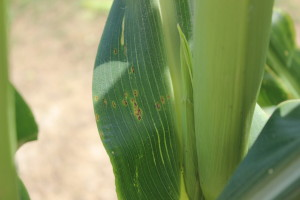
#> input picture Corn_Common_Rust (20).jpg, 300 x 200 px
$ jupyter execute --allow-errors iswearopencv.ipynb
#> lines starting #> are read from the running program, lines starting #| are printed output that depends on the picture; after the words box and inside, x2 and y2 are one past the last pixel; in counts of white or black regions, pixels touching at a corner belong together
[cell 1]
import numpy as np
import cv2 as cv
img = cv.imread('Corn_Common_Rust (20).jpg')
#> img is the input picture: shape (200, 300, 3); mean B, G, R 98.5, 148.7, 133.4
#> (the rest of this cell did not finish here and is left out)

#> (a cell that did not finish here is left out)

#> (a cell that did not finish here is left out)

#> (a cell that did not finish here is left out)

OKAY

[cell 5]
import tensorflow as tf

# [25 lines left out: functions conv2d_block, encoder_block, encoder, not called in this run]

[cell 6]
def bottleneck(inputs):
  bottle_neck = conv2d_block(inputs, n_filters=1024)
  return bottle_neck

[cell 7]
# [20 lines left out: functions decoder_block, decoder, not called in this run]

[cell 8]
OUTPUT_CHANNELS = 3

def unet():
  inputs = tf.keras.layers.Input(shape=(128, 128,3,))
  encoder_output, convs = encoder(inputs)

  bottle_neck = bottleneck(encoder_output)

  outputs = decoder(bottle_neck, convs, output_channels=OUTPUT_CHANNELS)
  model = tf.keras.Model(inputs=inputs, outputs=outputs)

  return model

#> (the rest of this cell did not finish here and is left out)

KILL MY SELF PLEASE OPENCV :_: :(((((((((((((((

[cell 9]
import cv2
import numpy as np

img = cv2.imread('C:/Users/aaaya/Desktop/Workspace/Mini-Project(Github)/Maize-Disease-detection/MiniProject/dataset/test/Corn_Blight (48).jpg')
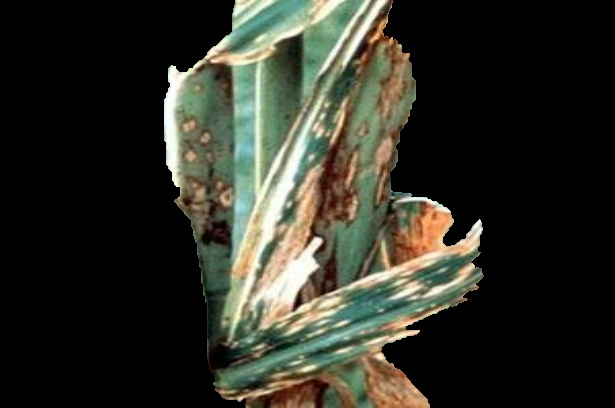
#> input picture MiniProject/dataset/test/Corn_Blight (48).jpg, 615 x 408 px, found by its file name
#> img is the input picture: shape (408, 615, 3); mean B, G, R 38.9, 48.3, 47.5
print(img.shape)
#| (408, 615, 3)


paintboard = np.zeros(img.shape, np.uint8)

img_gray = cv2.cvtColor(img, cv2.COLOR_BGR2GRAY)
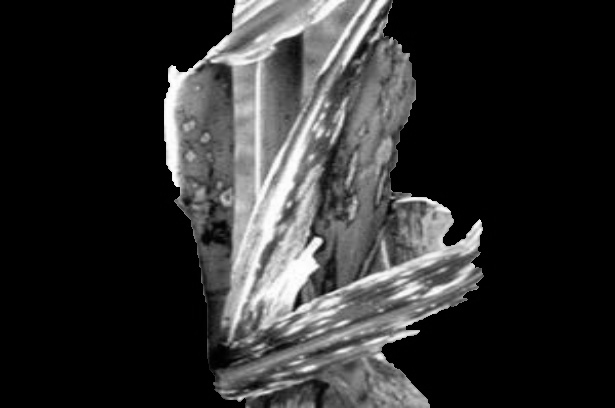
#> img_gray: shape (408, 615); min 0, max 255, mean 47


ret,thresh = cv2.threshold(img_gray, 127,255, cv2.THRESH_BINARY)
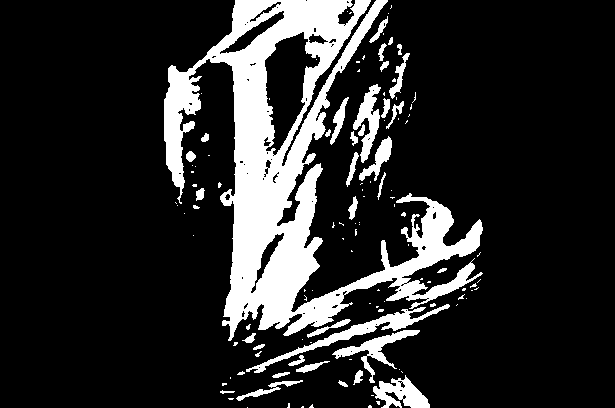
#> thresh: shape (408, 615); 16.7% white; 122 white regions (85 under 20 px)
contours, hierarchy = cv2.findContours(thresh, cv2.RETR_TREE, cv2.CHAIN_APPROX_NONE)
#> contours = 192 contours, 148 with area under 20; largest, box (x1, y1, x2, y2) and area: (164, 0, 483, 341) 36718, (264, 31, 321, 156) 3624, (246, 304, 450, 373) 1350, (373, 375, 430, 408) 948, (332, 330, 420, 383) 850

cv2.drawContours(paintboard, contours, -1, (0,255,0), 1)
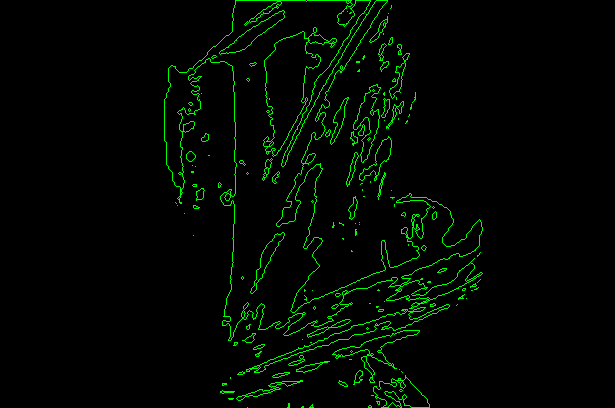
#> paintboard: shape (408, 615, 3); mean of channels 0, 1, 2 0, 7.8, 0; drawn as B, G, R

cv2.imshow('CONTOUR',paintboard)
# cv2.imshow('THRESHOLD',thresh)
# cv2.imshow('ORIGINAL',img)

cv2.waitKey(0)
cv2.destroyAllWindows()

[cell 10]
selection = np.zeros_like(img)
#> (the rest of this cell did not finish here and is left out)

I BEG OPENCV

[cell 11]
import numpy as np
import cv2 as cv
from matplotlib import pyplot as plt
img = cv.imread('C:/Users/aaaya/Desktop/Workspace/Mini-Project(Github)/Maize-Disease-detection/MiniProject/dataset/test/Corn_Blight (48).jpg')
mask = np.zeros(img.shape[:2],np.uint8)
bgdModel = np.zeros((1,65),np.float64)
fgdModel = np.zeros((1,65),np.float64)
rect = (50,50,450,290)
cv.grabCut(img,mask,rect,bgdModel,fgdModel,5,cv.GC_INIT_WITH_RECT)
mask2 = np.where((mask==2)|(mask==0),0,1).astype('uint8')
img = img*mask2[:,:,np.newaxis]
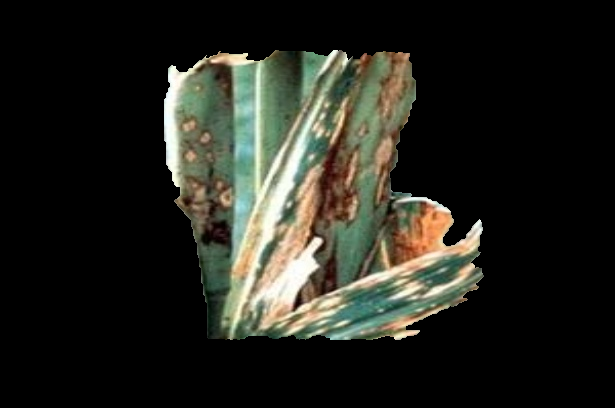
#> img: shape (408, 615, 3); mean B, G, R 30.3, 37.4, 36.8
plt.imshow(img),plt.colorbar(),plt.show()
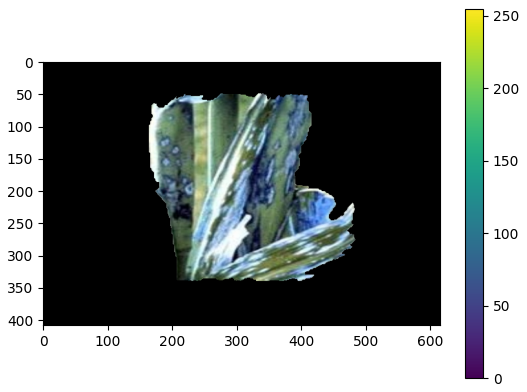
#> figure drawn by matplotlib, 2 panels; B, G, R data is drawn as R, G, B

[cell 12]
# newmask is the mask image I manually labelled
newmask = cv.imread('newmask.png',0)
# wherever it is marked white (sure foreground), change mask=1
# wherever it is marked black (sure background), change mask=0
mask[newmask == 0] = 0
mask[newmask == 255] = 1
mask, bgdModel, fgdModel = cv.grabCut(img,mask,None,bgdModel,fgdModel,5,cv.GC_INIT_WITH_MASK)
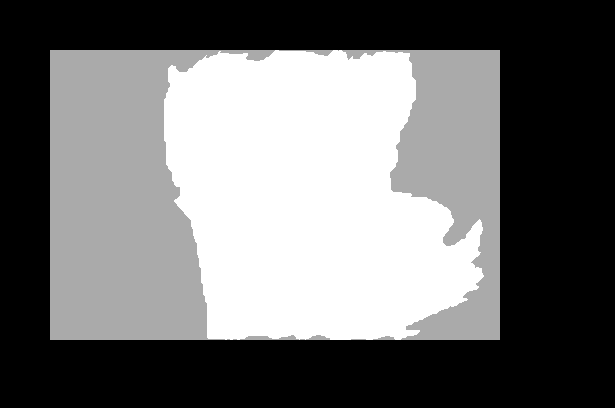
#> mask: shape (408, 615); min 0, max 3, mean 1.32; drawn with min black and max white
mask = np.where((mask==2)|(mask==0),0,1).astype('uint8')
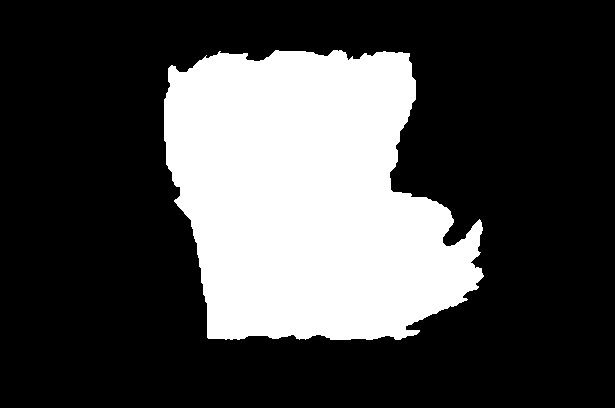
#> mask: shape (408, 615); values 0 (black) and 1 (white), 27.8% white; 1 white region, box (x1, y1, x2, y2) and area: (164, 50, 484, 340) 69810
img = img*mask[:,:,np.newaxis]
plt.imshow(img),plt.colorbar(),plt.show()
